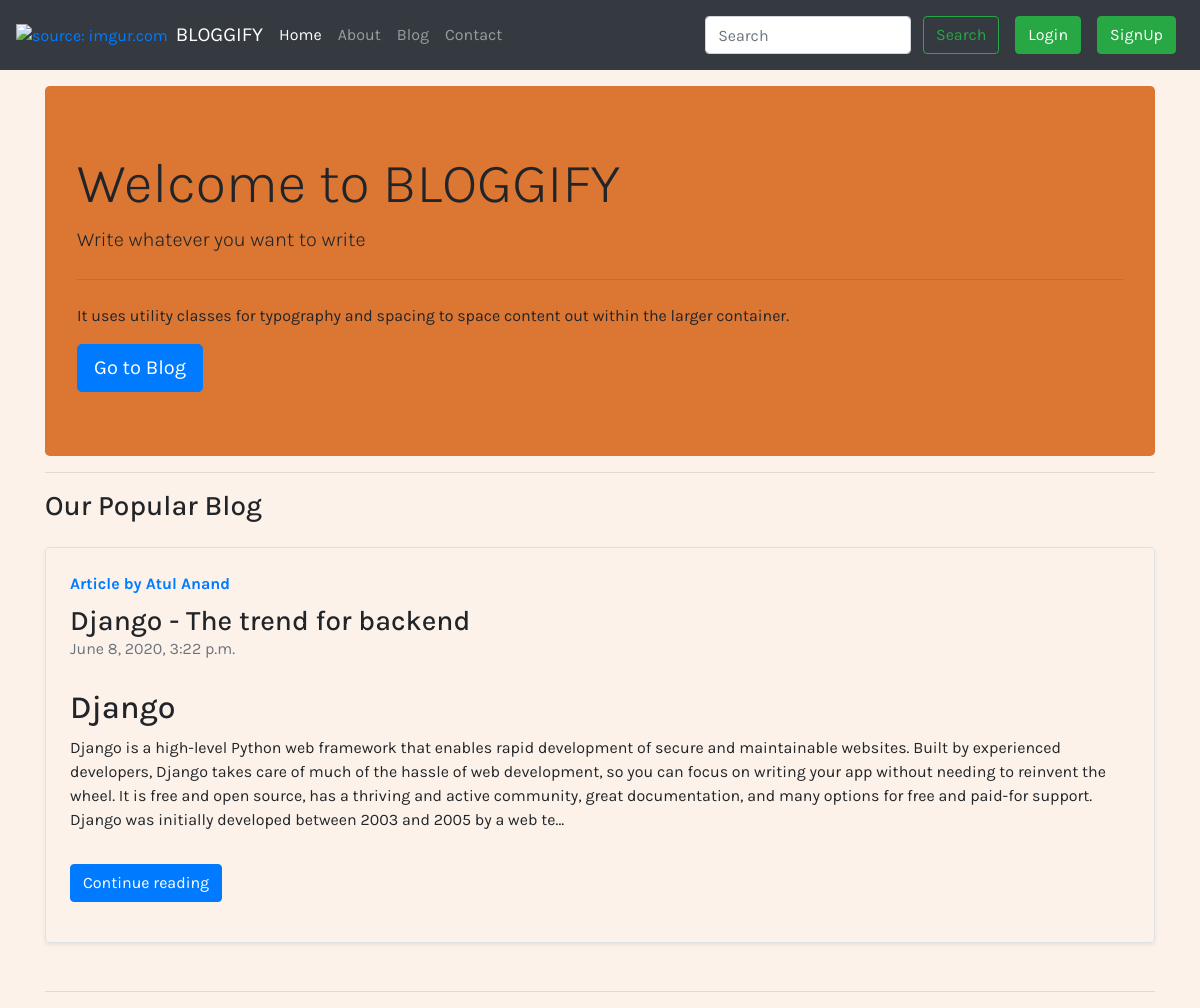
Before: / with the older database file.
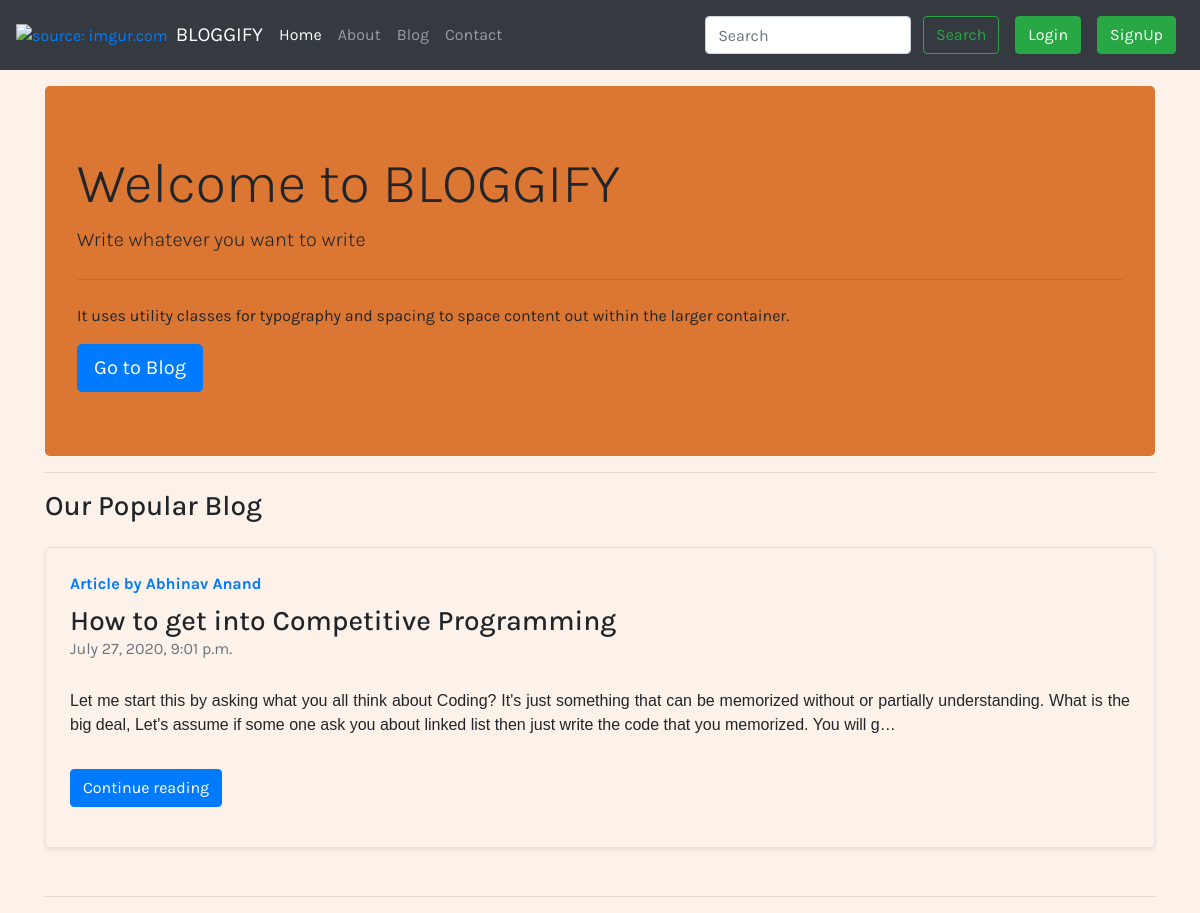
After: the same page with the newer database file.
### mysite/models.py (models this page shows, shortened)
class Post(models.Model):
    sno = models.AutoField(primary_key = True)
    title = models.CharField(max_length=300)
    content = models.TextField()
    author = models.CharField(max_length=40)
    slug = models.CharField(max_length=130)
    view = models.IntegerField(default=0)
    timestamp = models.DateTimeField(default=now)

### home/views.py (the view)
# urls.py: 2. Add a URL to urlpatterns:  path('', views.home, name='home')
def home(request):
    post = Post.objects.last()
    context = {'post' : post}
    return render(request, 'home/home.html', context)

### home/templates/home/home.html (shortened to what this page needs)
{% extends 'base.html' %}
{% block activeHome %} active {% endblock activeHome %}
{% block body %}
    <div class="container">
        <div class="jumbotron my-3">
          <h1 class="display-4">Welcome to BLOGGIFY</h1>
          <p class="lead">Write whatever you want to write</p>
          <hr class="my-4">
          <p>It uses utility classes for typography and spacing to space content out within the larger container.</p>
          <a class="btn btn-primary btn-lg" href="/blog" role="button">Go to Blog</a>
        </div>
    </div>
    <div class="container">
        <hr>
        <h3>Our Popular Blog</h3>
            <div class="row mb-2 my-4">
            <div class="col-md-12">
              <div class="row no-gutters border rounded overflow-hidden flex-md-row mb-4 shadow-sm h-md-250 position-relative">
                <div class="col p-4 d-flex flex-column position-static">
                  <strong class="d-inline-block mb-2 text-primary">Article by {{ post.author }}</strong>
                  <h3 class="mb-0">{{ post.title }}</h3>
                  <div class="mb-1 text-muted">{{ post.timestamp }}</div>
                    <br>
                  <p class="card-text mb-auto">{{ post.content |safe| truncatechars:500 }}</p>
                  <div class="my-3">
                    <a href="/blog/{{ post.slug }}" role="button" class="btn btn-primary">Continue reading</a>
                  </div>
                </div>
              </div>
            </div>
          </div>
        <hr>
    </div>
{% endblock body %}

Changed rows visible on the page:
no longer on this page (row edited): Post: author "Atul Anand", title "Django - The trend for backend", timestamp "June 8, 2020, 3:22 p.m.", content "Django Django is a high-level Python web framework that enables rapid development of secure and maintainable websites. Built by experienced developers, Django takes care of much of the hassle of web development, so you can focus on writing your app without needing to reinvent the wheel. It is free and open source, has a thriving and active community, great documentation, and many options for free and paid-for support. Django was initially developed between 2003 and 2005 by a web te…"
added Post: author "Abhinav Anand", title "How to get into Competitive Programming", timestamp "July 27, 2020, 9:01 p.m.", content "Let me start this by asking what you all think about Coding? It's just something that can be memorized without or partially understanding. What is the big deal, Let's assume if some one ask you about linked list then just write the code that you memorized. You will g…"
